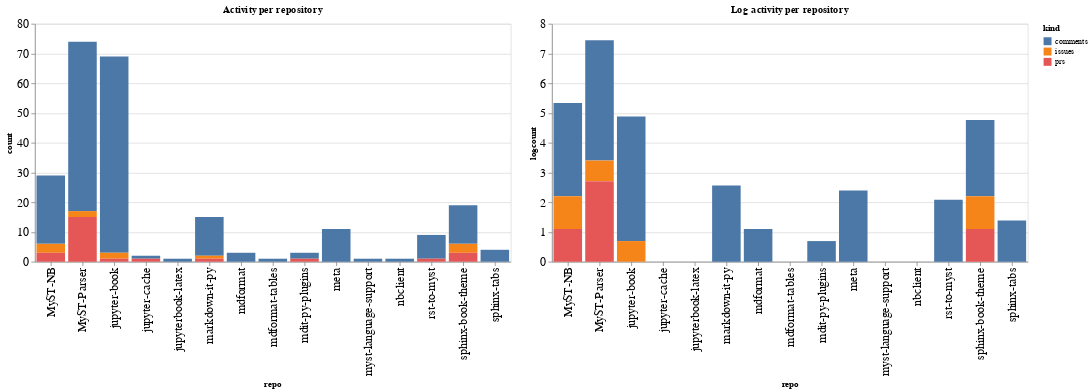

The notebook cell this image was saved under:
### Code cell
ch1 = alt.Chart(repo_summaries, width=600, title="Activity per repository").mark_bar().encode(
    x='repo',
    y='count',
    color='kind',
    tooltip="kind"
)

ch2 = alt.Chart(repo_summaries, width=600, title="Log activity per repository").mark_bar().encode(
    x='repo',
    y='logcount',
    color='kind',
    tooltip="kind"
)

ch1 | ch2

### Figure 1 — Vega-Lite specification as saved in the notebook (floating-point values rounded to 4 significant figures)
{"config": {"axisLeft": {"labelFontSize": 15}, "axisBottom": {"labelFontSize": 15}}, "hconcat": [{"mark": "bar", "encoding": {"color": {"type": "nominal", "field": "kind"}, "tooltip": {"type": "nominal", "field": "kind"}, "x": {"type": "nominal", "field": "repo"}, "y": {"type": "quantitative", "field": "count"}}, "title": "Activity per repository", "width": 600}, {"mark": "bar", "encoding": {"color": {"type": "nominal", "field": "kind"}, "tooltip": {"type": "nominal", "field": "kind"}, "x": {"type": "nominal", "field": "repo"}, "y": {"type": "quantitative", "field": "logcount"}}, "title": "Log activity per repository", "width": 600}], "data": {"name": "data-0f8d9b1cc842e28bf8ee73988f1ed91b"}, "$schema": "https://vega.github.io/schema/vega-lite/v4.8.1.json", "datasets": {"data-0f8d9b1cc842e28bf8ee73988f1ed91b": [{"repo": "MyST-NB", "kind": "comments", "count": 23, "logcount": 3.135}, {"repo": "MyST-NB", "kind": "issues", "count": 3, "logcount": 1.099}, {"repo": "MyST-NB", "kind": "prs", "count": 3, "logcount": 1.099}, {"repo": "MyST-Parser", "kind": "comments", "count": 57, "logcount": 4.043}, {"repo": "MyST-Parser", "kind": "issues", "count": 2, "logcount": 0.6931}, {"repo": "MyST-Parser", "kind": "prs", "count": 15, "logcount": 2.708}, {"repo": "jupyter-book", "kind": "comments", "count": 66, "logcount": 4.19}, {"repo": "jupyter-book", "kind": "issues", "count": 2, "logcount": 0.6931}, {"repo": "jupyter-book", "kind": "prs", "count": 1, "logcount": 0.0}, {"repo": "jupyter-cache", "kind": "comments", "count": 1, "logcount": 0.0}, {"repo": "jupyter-cache", "kind": "prs", "count": 1, "logcount": 0.0}, {"repo": "jupyterbook-latex", "kind": "comments", "count": 1, "logcount": 0.0}, {"repo": "markdown-it-py", "kind": "comments", "count": 13, "logcount": 2.565}, {"repo": "markdown-it-py", "kind": "issues", "count": 1, "logcount": 0.0}, {"repo": "markdown-it-py", "kind": "prs", "count": 1, "logcount": 0.0}, {"repo": "mdformat", "kind": "comments", "count": 3, "logcount": 1.099}, {"repo": "mdformat-tables", "kind": "comments", "count": 1, "logcount": 0.0}, {"repo": "mdit-py-plugins", "kind": "comments", "count": 2, "logcount": 0.6931}, {"repo": "mdit-py-plugins", "kind": "prs", "count": 1, "logcount": 0.0}, {"repo": "meta", "kind": "comments", "count": 11, "logcount": 2.398}, {"repo": "myst-language-support", "kind": "comments", "count": 1, "logcount": 0.0}, {"repo": "nbclient", "kind": "comments", "count": 1, "logcount": 0.0}, {"repo": "rst-to-myst", "kind": "comments", "count": 8, "logcount": 2.079}, {"repo": "rst-to-myst", "kind": "prs", "count": 1, "logcount": 0.0}, {"repo": "sphinx-book-theme", "kind": "comments", "count": 13, "logcount": 2.565}, {"repo": "sphinx-book-theme", "kind": "issues", "count": 3, "logcount": 1.099}, {"repo": "sphinx-book-theme", "kind": "prs", "count": 3, "logcount": 1.099}, {"repo": "sphinx-tabs", "kind": "comments", "count": 4, "logcount": 1.386}]}}
